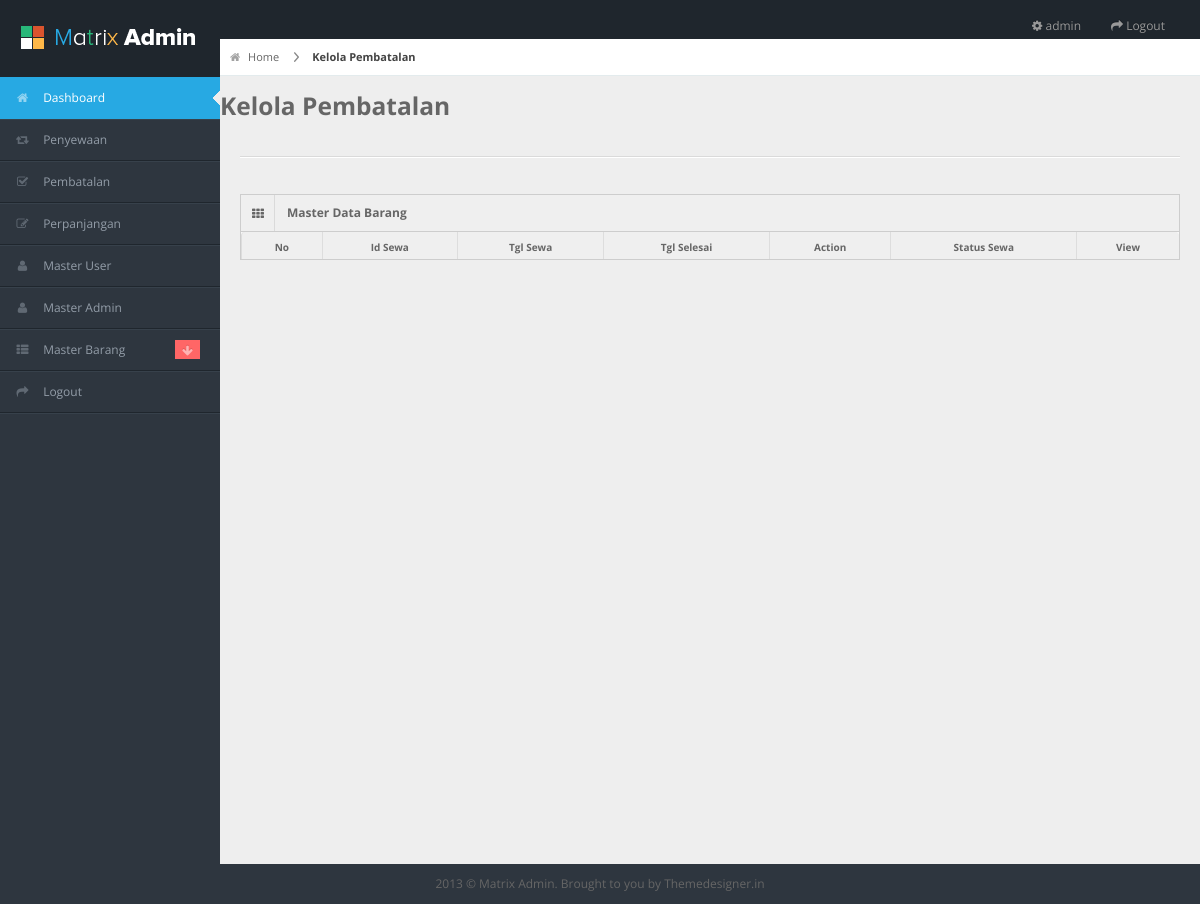
Before: /admin/pages/kelola_pembatalan.php (signed in) with the older database file.
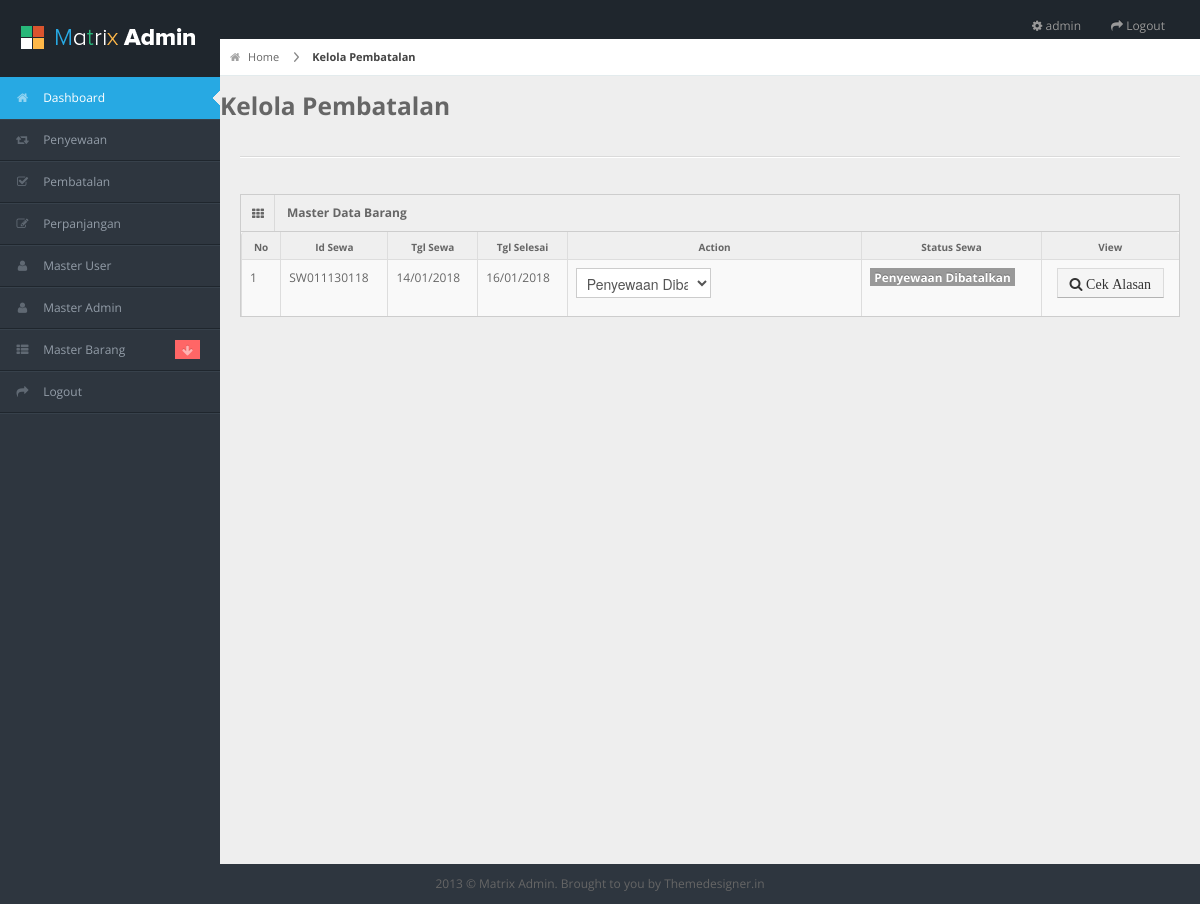
After: the same page with the newer database file.
### tables this page shows
CREATE TABLE IF NOT EXISTS `sewa` (
  `id_sewa` varchar(255) NOT NULL,
  `id_user` int(11) DEFAULT NULL,
  `tgl_sewa` date DEFAULT NULL,
  `tgl_selesai` date DEFAULT NULL,
  `tgl_expired` date DEFAULT NULL,
  `status_bayar` int(11) DEFAULT NULL,
  `status_sewa` int(11) DEFAULT NULL,
  `total_bayar` int(11) DEFAULT NULL,
  `dp` int(11) DEFAULT NULL
);

### admin/pages/kelola_pembatalan.php (the view, shortened to what this page needs)
<?php include 'header.php'; ?>
<?php include 'nav.php'; ?>
<div id="content">
	<div id="content-header">
		<div id="breadcrumb"> <a href="#" title="Go to Home" class="tip-bottom"><i class="icon-home"></i> Home</a> <a href="#" class="current">Kelola Pembatalan</a> </div>
		<h3>Kelola Pembatalan</h3>
	</div>
	<div class="container-fluid">
		<hr>
		<div class="row-fluid">
			<div class="widget-box">
				<div class="widget-title"> <span class="icon"><i class="icon-th"></i></span>
					<h5>Master Data Barang</h5>
				</div>
				<div class="widget-content nopadding">
					<table class="table table-bordered data-table">
						<thead>
							<tr>
								<th>No</th>
								<th>Id Sewa</th>
								<th>Tgl Sewa</th>
								<th>Tgl Selesai</th>
								<th>Action</th>
								<th>Status Sewa</th>
								<th>View</th>
							</tr>
						</thead>
						<tbody>
							<?php
							$no=1;
							$sql = mysql_query("SELECT * FROM sewa,m_user WHERE sewa.id_user = m_user.id_user
								AND sewa.status_sewa in(7,12) ORDER BY sewa.id_sewa DESC");
							while($row = mysql_fetch_array($sql)){
								if($row['status_sewa']==7){
									$stat = '';
									$dis_pengembalian = 'disabled';
									$status_sewa = '<span class="label label-warning"> Proses Pembatalan </span>';
								}else if($row['status_sewa']==12){
									$status_sewa = '<span class="label label-danger"> Penyewaan Dibatalkan </span>';
								}
								?>
								<tr>
									<form action="" method="POST">
										<td><?php echo $no; ?></td>
										<td><?php echo $row['id_sewa']; ?></td>
										<td><?php echo date('d/m/Y',strtotime($row['tgl_sewa'])); ?></td>
										<td><?php echo date('d/m/Y',strtotime($row['tgl_selesai'])); ?></td>
										<td>
											<?php
											if($row['status_sewa']=='7'){
												?>
												<select class="span6" name="status_sewa" class="form-control" onchange="this.form.submit()">
													<option value="7" selected>Menunggu Konfirmasi Pembatalan</option>
													<option value="12">Penyewaan Dibatalkan</option>
												</select>
												<?php }else if($row['status_sewa']=='12'){
													?>
													<select class="span6" name="status_sewa" class="form-control" onchange="this.form.submit()">
														<option value="12" selected>Penyewaan Dibatalkan</option>
													</select>
													<?php } ?>
												</td>
												<td><?php echo $status_sewa; ?></td>
												<td style="text-align: center;">
													<a href="cek_batal.php?id_sewa=<?php echo $row['id_sewa']; ?>"> <button type="button" name="bayar" class="btn btn-sm btn-default"><i class="icon-search"> Cek Alasan </i></button></a>
												</td>
											</form>
											<?php
											$no++;
										} ?>
									</tr>
								</tbody>
							</table>
						</div>
					</div>
				</div>
			</div>
		</div>
		<?php include 'footer.php'; ?>

Changed rows visible on the page:
added sewa: id_sewa "SW011130118", tgl_sewa "14/01/2018", tgl_selesai "16/01/2018", status_sewa "Penyewaan Dibatalkan"
